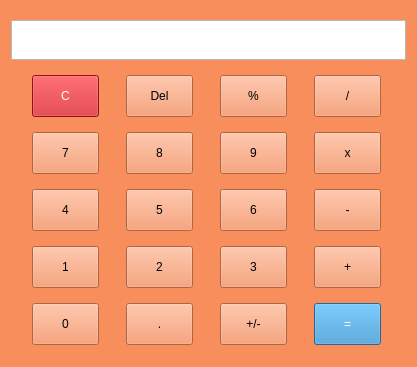
<?xml version="1.0" encoding="UTF-8"?>
<ui version="4.0">
 <class>calculator</class>
 <widget class="QMainWindow" name="calculator">
  <property name="enabled">
   <bool>true</bool>
  </property>
  <property name="geometry">
   <rect>
    <x>0</x>
    <y>0</y>
    <width>417</width>
    <height>367</height>
   </rect>
  </property>
  <property name="sizePolicy">
   <sizepolicy hsizetype="Fixed" vsizetype="Fixed">
    <horstretch>0</horstretch>
    <verstretch>0</verstretch>
   </sizepolicy>
  </property>
  <property name="minimumSize">
   <size>
    <width>306</width>
    <height>319</height>
   </size>
  </property>
  <property name="maximumSize">
   <size>
    <width>16777215</width>
    <height>16777215</height>
   </size>
  </property>
  <property name="windowTitle">
   <string>Calculator</string>
  </property>
  <property name="styleSheet">
   <string notr="true">background-color: rgb(247, 142, 92);</string>
  </property>
  <widget class="QWidget" name="centralWidget">
   <property name="sizePolicy">
    <sizepolicy hsizetype="Fixed" vsizetype="Fixed">
     <horstretch>0</horstretch>
     <verstretch>0</verstretch>
    </sizepolicy>
   </property>
   <property name="styleSheet">
    <string notr="true">QPushButton {
min-width: 65;
min-height: 40;
max-width: 65;
max-height: 40;
}</string>
   </property>
   <layout class="QVBoxLayout" name="verticalLayout">
    <item>
     <widget class="QLabel" name="displayPanel">
      <property name="minimumSize">
       <size>
        <width>290</width>
        <height>40</height>
       </size>
      </property>
      <property name="maximumSize">
       <size>
        <width>16777215</width>
        <height>40</height>
       </size>
      </property>
      <property name="font">
       <font>
        <family>Open Sans</family>
        <pointsize>20</pointsize>
        <weight>50</weight>
        <italic>false</italic>
        <bold>false</bold>
        <kerning>true</kerning>
       </font>
      </property>
      <property name="layoutDirection">
       <enum>Qt::LeftToRight</enum>
      </property>
      <property name="styleSheet">
       <string notr="true">border: 1 solid #b8b8b8;
background-color: #fff;</string>
      </property>
      <property name="text">
       <string/>
      </property>
      <property name="scaledContents">
       <bool>true</bool>
      </property>
      <property name="alignment">
       <set>Qt::AlignRight|Qt::AlignTrailing|Qt::AlignVCenter</set>
      </property>
      <property name="wordWrap">
       <bool>true</bool>
      </property>
      <property name="textInteractionFlags">
       <set>Qt::TextSelectableByKeyboard|Qt::TextSelectableByMouse</set>
      </property>
     </widget>
    </item>
    <item>
     <layout class="QHBoxLayout" name="horizontalLayout_5">
      <item>
       <widget class="QPushButton" name="actionClear">
        <property name="styleSheet">
         <string notr="true">background-color: #cb1a21;
color: #ffffff;</string>
        </property>
        <property name="text">
         <string>C</string>
        </property>
       </widget>
      </item>
      <item>
       <widget class="QPushButton" name="actionDel">
        <property name="text">
         <string>Del</string>
        </property>
       </widget>
      </item>
      <item>
       <widget class="QPushButton" name="actionPercent">
        <property name="text">
         <string>%</string>
        </property>
       </widget>
      </item>
      <item>
       <widget class="QPushButton" name="actionDiv">
        <property name="text">
         <string>/</string>
        </property>
        <attribute name="buttonGroup">
         <string notr="true">actionGroup</string>
        </attribute>
       </widget>
      </item>
     </layout>
    </item>
    <item>
     <layout class="QHBoxLayout" name="horizontalLayout_3">
      <item>
       <widget class="QPushButton" name="num7">
        <property name="text">
         <string>7</string>
        </property>
        <attribute name="buttonGroup">
         <string notr="true">numberGroup</string>
        </attribute>
       </widget>
      </item>
      <item>
       <widget class="QPushButton" name="num8">
        <property name="sizePolicy">
         <sizepolicy hsizetype="Fixed" vsizetype="Fixed">
          <horstretch>0</horstretch>
          <verstretch>0</verstretch>
         </sizepolicy>
        </property>
        <property name="text">
         <string>8</string>
        </property>
        <attribute name="buttonGroup">
         <string notr="true">numberGroup</string>
        </attribute>
       </widget>
      </item>
      <item>
       <widget class="QPushButton" name="num9">
        <property name="text">
         <string>9</string>
        </property>
        <attribute name="buttonGroup">
         <string notr="true">numberGroup</string>
        </attribute>
       </widget>
      </item>
      <item>
       <widget class="QPushButton" name="actionMul">
        <property name="text">
         <string>x</string>
        </property>
        <attribute name="buttonGroup">
         <string notr="true">actionGroup</string>
        </attribute>
       </widget>
      </item>
     </layout>
    </item>
    <item>
     <layout class="QHBoxLayout" name="horizontalLayout_2">
      <item>
       <widget class="QPushButton" name="num4">
        <property name="text">
         <string>4</string>
        </property>
        <attribute name="buttonGroup">
         <string notr="true">numberGroup</string>
        </attribute>
       </widget>
      </item>
      <item>
       <widget class="QPushButton" name="num5">
        <property name="text">
         <string>5</string>
        </property>
        <attribute name="buttonGroup">
         <string notr="true">numberGroup</string>
        </attribute>
       </widget>
      </item>
      <item>
       <widget class="QPushButton" name="num6">
        <property name="text">
         <string>6</string>
        </property>
        <attribute name="buttonGroup">
         <string notr="true">numberGroup</string>
        </attribute>
       </widget>
      </item>
      <item>
       <widget class="QPushButton" name="actionMinus">
        <property name="text">
         <string>-</string>
        </property>
        <attribute name="buttonGroup">
         <string notr="true">actionGroup</string>
        </attribute>
       </widget>
      </item>
     </layout>
    </item>
    <item>
     <layout class="QHBoxLayout" name="horizontalLayout">
      <property name="bottomMargin">
       <number>0</number>
      </property>
      <item>
       <widget class="QPushButton" name="num1">
        <property name="sizePolicy">
         <sizepolicy hsizetype="Fixed" vsizetype="Fixed">
          <horstretch>0</horstretch>
          <verstretch>0</verstretch>
         </sizepolicy>
        </property>
        <property name="minimumSize">
         <size>
          <width>67</width>
          <height>42</height>
         </size>
        </property>
        <property name="maximumSize">
         <size>
          <width>67</width>
          <height>42</height>
         </size>
        </property>
        <property name="text">
         <string>1</string>
        </property>
        <attribute name="buttonGroup">
         <string notr="true">numberGroup</string>
        </attribute>
       </widget>
      </item>
      <item>
       <widget class="QPushButton" name="num2">
        <property name="sizePolicy">
         <sizepolicy hsizetype="Fixed" vsizetype="Fixed">
          <horstretch>0</horstretch>
          <verstretch>0</verstretch>
         </sizepolicy>
        </property>
        <property name="text">
         <string>2</string>
        </property>
        <attribute name="buttonGroup">
         <string notr="true">numberGroup</string>
        </attribute>
       </widget>
      </item>
      <item>
       <widget class="QPushButton" name="num3">
        <property name="sizePolicy">
         <sizepolicy hsizetype="Fixed" vsizetype="Fixed">
          <horstretch>0</horstretch>
          <verstretch>0</verstretch>
         </sizepolicy>
        </property>
        <property name="maximumSize">
         <size>
          <width>67</width>
          <height>42</height>
         </size>
        </property>
        <property name="text">
         <string>3</string>
        </property>
        <attribute name="buttonGroup">
         <string notr="true">numberGroup</string>
        </attribute>
       </widget>
      </item>
      <item>
       <widget class="QPushButton" name="actionPlus">
        <property name="text">
         <string>+</string>
        </property>
        <attribute name="buttonGroup">
         <string notr="true">actionGroup</string>
        </attribute>
       </widget>
      </item>
     </layout>
    </item>
    <item>
     <layout class="QHBoxLayout" name="horizontalLayout_4">
      <property name="rightMargin">
       <number>0</number>
      </property>
      <item>
       <widget class="QPushButton" name="num0">
        <property name="text">
         <string>0</string>
        </property>
        <attribute name="buttonGroup">
         <string notr="true">numberGroup</string>
        </attribute>
       </widget>
      </item>
      <item>
       <widget class="QPushButton" name="comma">
        <property name="text">
         <string>.</string>
        </property>
       </widget>
      </item>
      <item>
       <widget class="QPushButton" name="actionSign">
        <property name="text">
         <string>+/-</string>
        </property>
       </widget>
      </item>
      <item>
       <widget class="QPushButton" name="actionCalc">
        <property name="styleSheet">
         <string notr="true">background-color: #3490cd;
color: #ffffff;</string>
        </property>
        <property name="text">
         <string>=</string>
        </property>
       </widget>
      </item>
     </layout>
    </item>
   </layout>
  </widget>
 </widget>
 <layoutdefault spacing="6" margin="11"/>
 <resources/>
 <connections/>
 <buttongroups>
  <buttongroup name="numberGroup"/>
  <buttongroup name="actionGroup"/>
 </buttongroups>
</ui>
